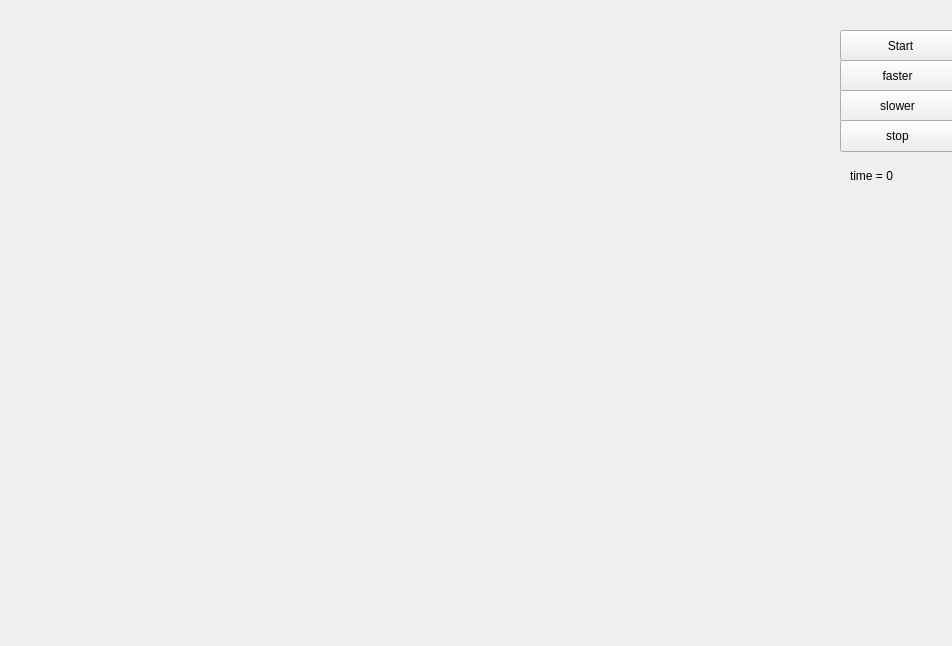
<?xml version="1.0" encoding="UTF-8"?>
<ui version="4.0">
 <class>MainWindow</class>
 <widget class="QMainWindow" name="MainWindow">
  <property name="geometry">
   <rect>
    <x>0</x>
    <y>0</y>
    <width>952</width>
    <height>646</height>
   </rect>
  </property>
  <property name="windowTitle">
   <string>MainWindow</string>
  </property>
  <widget class="QWidget" name="centralWidget">
   <widget class="QWidget" name="widget" native="true">
    <property name="geometry">
     <rect>
      <x>400</x>
      <y>290</y>
      <width>120</width>
      <height>80</height>
     </rect>
    </property>
   </widget>
   <widget class="QPushButton" name="pushButton">
    <property name="geometry">
     <rect>
      <x>840</x>
      <y>60</y>
      <width>115</width>
      <height>32</height>
     </rect>
    </property>
    <property name="text">
     <string>faster</string>
    </property>
   </widget>
   <widget class="QPushButton" name="pushButton_2">
    <property name="geometry">
     <rect>
      <x>840</x>
      <y>90</y>
      <width>115</width>
      <height>32</height>
     </rect>
    </property>
    <property name="text">
     <string>slower</string>
    </property>
   </widget>
   <widget class="QPushButton" name="pushButton_3">
    <property name="geometry">
     <rect>
      <x>840</x>
      <y>120</y>
      <width>115</width>
      <height>32</height>
     </rect>
    </property>
    <property name="text">
     <string>stop</string>
    </property>
   </widget>
   <widget class="QLabel" name="label">
    <property name="geometry">
     <rect>
      <x>850</x>
      <y>160</y>
      <width>91</width>
      <height>31</height>
     </rect>
    </property>
    <property name="text">
     <string>time = 0</string>
    </property>
   </widget>
   <widget class="QPushButton" name="pushButton_4">
    <property name="geometry">
     <rect>
      <x>840</x>
      <y>30</y>
      <width>121</width>
      <height>31</height>
     </rect>
    </property>
    <property name="text">
     <string>Start</string>
    </property>
   </widget>
  </widget>
 </widget>
 <layoutdefault spacing="6" margin="11"/>
 <resources/>
 <connections/>
</ui>
